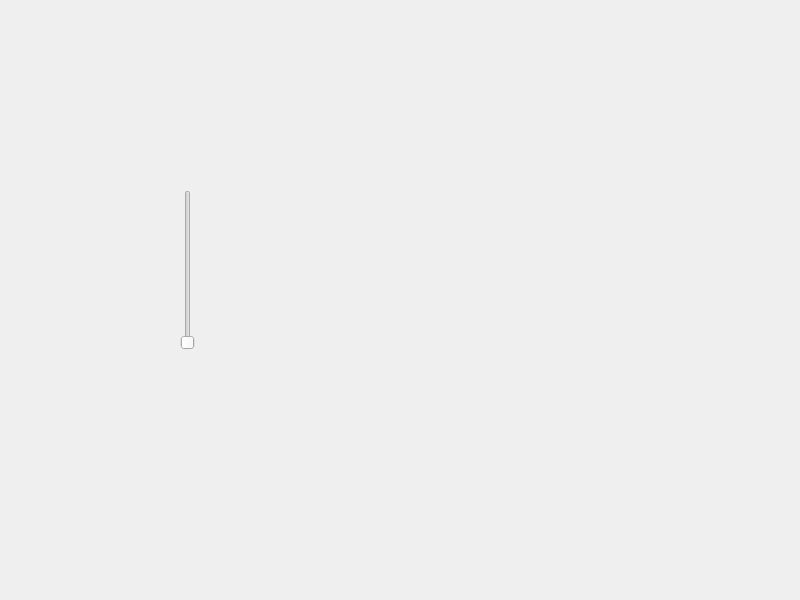
<?xml version="1.0" encoding="UTF-8"?>
<ui version="4.0">
 <class>ECUGUI</class>
 <widget class="QWidget" name="ECUGUI">
  <property name="geometry">
   <rect>
    <x>0</x>
    <y>0</y>
    <width>800</width>
    <height>600</height>
   </rect>
  </property>
  <property name="windowTitle">
   <string>ECUGUI</string>
  </property>
  <widget class="QSlider" name="coolantSlider">
   <property name="geometry">
    <rect>
     <x>180</x>
     <y>190</y>
     <width>16</width>
     <height>160</height>
    </rect>
   </property>
   <property name="orientation">
    <enum>Qt::Orientation::Vertical</enum>
   </property>
  </widget>
 </widget>
 <resources/>
 <connections/>
</ui>
